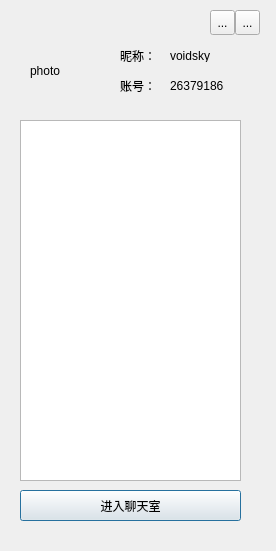
<?xml version="1.0" encoding="UTF-8"?>
<ui version="4.0">
 <class>MainDlg</class>
 <widget class="QDialog" name="MainDlg">
  <property name="geometry">
   <rect>
    <x>0</x>
    <y>0</y>
    <width>276</width>
    <height>551</height>
   </rect>
  </property>
  <property name="windowTitle">
   <string>Dialog</string>
  </property>
  <widget class="QToolButton" name="icon_close">
   <property name="geometry">
    <rect>
     <x>235</x>
     <y>10</y>
     <width>25</width>
     <height>25</height>
    </rect>
   </property>
   <property name="text">
    <string>...</string>
   </property>
  </widget>
  <widget class="QToolButton" name="icon_mini">
   <property name="geometry">
    <rect>
     <x>210</x>
     <y>10</y>
     <width>25</width>
     <height>25</height>
    </rect>
   </property>
   <property name="text">
    <string>...</string>
   </property>
  </widget>
  <widget class="QLabel" name="photo">
   <property name="geometry">
    <rect>
     <x>30</x>
     <y>40</y>
     <width>61</width>
     <height>61</height>
    </rect>
   </property>
   <property name="text">
    <string>photo</string>
   </property>
  </widget>
  <widget class="QLabel" name="label_2">
   <property name="geometry">
    <rect>
     <x>120</x>
     <y>50</y>
     <width>54</width>
     <height>12</height>
    </rect>
   </property>
   <property name="text">
    <string>昵称：</string>
   </property>
  </widget>
  <widget class="QLabel" name="label_3">
   <property name="geometry">
    <rect>
     <x>120</x>
     <y>80</y>
     <width>54</width>
     <height>12</height>
    </rect>
   </property>
   <property name="text">
    <string>账号：</string>
   </property>
  </widget>
  <widget class="QTableView" name="tableView">
   <property name="geometry">
    <rect>
     <x>20</x>
     <y>120</y>
     <width>221</width>
     <height>361</height>
    </rect>
   </property>
  </widget>
  <widget class="QPushButton" name="IntoChatRoom">
   <property name="geometry">
    <rect>
     <x>20</x>
     <y>490</y>
     <width>221</width>
     <height>31</height>
    </rect>
   </property>
   <property name="text">
    <string>进入聊天室</string>
   </property>
  </widget>
  <widget class="QLabel" name="nickname">
   <property name="geometry">
    <rect>
     <x>170</x>
     <y>50</y>
     <width>54</width>
     <height>12</height>
    </rect>
   </property>
   <property name="text">
    <string>voidsky</string>
   </property>
  </widget>
  <widget class="QLabel" name="ID">
   <property name="geometry">
    <rect>
     <x>170</x>
     <y>80</y>
     <width>54</width>
     <height>12</height>
    </rect>
   </property>
   <property name="text">
    <string>263791865</string>
   </property>
  </widget>
 </widget>
 <resources/>
 <connections/>
</ui>
